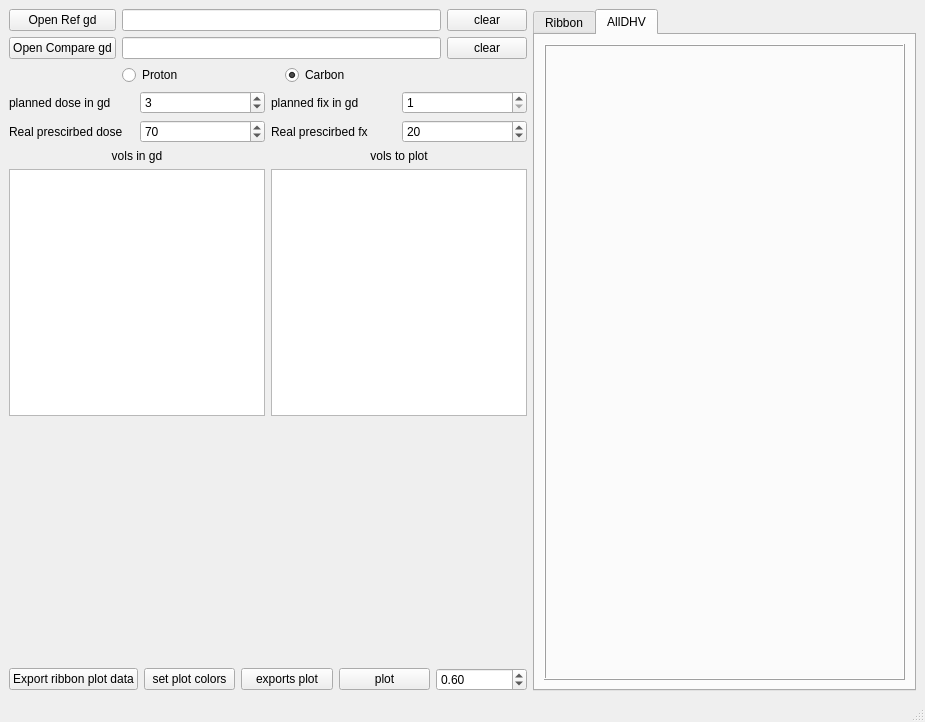
<?xml version="1.0" encoding="UTF-8"?>
<ui version="4.0">
 <class>MainWindow</class>
 <widget class="QMainWindow" name="MainWindow">
  <property name="geometry">
   <rect>
    <x>0</x>
    <y>0</y>
    <width>925</width>
    <height>722</height>
   </rect>
  </property>
  <property name="windowTitle">
   <string>MainWindow</string>
  </property>
  <widget class="QWidget" name="centralwidget">
   <layout class="QHBoxLayout" name="horizontalLayout_5">
    <item>
     <layout class="QVBoxLayout" name="verticalLayout">
      <item>
       <layout class="QGridLayout" name="gridLayout">
        <item row="1" column="0">
         <widget class="QPushButton" name="btn_opengd2">
          <property name="text">
           <string>Open Compare gd</string>
          </property>
         </widget>
        </item>
        <item row="1" column="2">
         <widget class="QPushButton" name="btn_clear2">
          <property name="text">
           <string>clear</string>
          </property>
         </widget>
        </item>
        <item row="1" column="1">
         <widget class="QLineEdit" name="lineEdit_gd2">
          <property name="readOnly">
           <bool>true</bool>
          </property>
         </widget>
        </item>
        <item row="0" column="0">
         <widget class="QPushButton" name="btn_opengd1">
          <property name="text">
           <string>Open Ref gd</string>
          </property>
         </widget>
        </item>
        <item row="0" column="1">
         <widget class="QLineEdit" name="lineEdit_gd1">
          <property name="readOnly">
           <bool>true</bool>
          </property>
         </widget>
        </item>
        <item row="0" column="2">
         <widget class="QPushButton" name="btn_clear1">
          <property name="text">
           <string>clear</string>
          </property>
         </widget>
        </item>
        <item row="2" column="1">
         <layout class="QHBoxLayout" name="horizontalLayout_3">
          <item>
           <widget class="QRadioButton" name="rab_proton">
            <property name="text">
             <string>Proton</string>
            </property>
           </widget>
          </item>
          <item>
           <widget class="QRadioButton" name="rab_carbon">
            <property name="text">
             <string>Carbon</string>
            </property>
            <property name="checked">
             <bool>true</bool>
            </property>
           </widget>
          </item>
         </layout>
        </item>
       </layout>
      </item>
      <item>
       <layout class="QGridLayout" name="gridLayout_2">
        <item row="0" column="3">
         <widget class="QSpinBox" name="spinBox_2">
          <property name="minimum">
           <number>1</number>
          </property>
          <property name="value">
           <number>1</number>
          </property>
         </widget>
        </item>
        <item row="0" column="1">
         <widget class="QSpinBox" name="spinBox_1">
          <property name="minimum">
           <number>1</number>
          </property>
          <property name="value">
           <number>3</number>
          </property>
         </widget>
        </item>
        <item row="0" column="0">
         <widget class="QLabel" name="label">
          <property name="text">
           <string>planned dose in gd</string>
          </property>
         </widget>
        </item>
        <item row="1" column="1">
         <widget class="QSpinBox" name="spinBox_3">
          <property name="minimum">
           <number>1</number>
          </property>
          <property name="value">
           <number>70</number>
          </property>
         </widget>
        </item>
        <item row="1" column="0">
         <widget class="QLabel" name="label_2">
          <property name="text">
           <string>Real prescirbed dose</string>
          </property>
         </widget>
        </item>
        <item row="1" column="2">
         <widget class="QLabel" name="label_4">
          <property name="text">
           <string>Real prescirbed fx</string>
          </property>
         </widget>
        </item>
        <item row="0" column="2">
         <widget class="QLabel" name="label_3">
          <property name="text">
           <string>planned fix in gd</string>
          </property>
         </widget>
        </item>
        <item row="1" column="3">
         <widget class="QSpinBox" name="spinBox_4">
          <property name="minimum">
           <number>1</number>
          </property>
          <property name="value">
           <number>20</number>
          </property>
         </widget>
        </item>
       </layout>
      </item>
      <item>
       <layout class="QGridLayout" name="gridLayout_3">
        <item row="0" column="0">
         <widget class="QLabel" name="label_5">
          <property name="text">
           <string>vols in gd</string>
          </property>
          <property name="alignment">
           <set>Qt::AlignCenter</set>
          </property>
         </widget>
        </item>
        <item row="0" column="1">
         <widget class="QLabel" name="label_6">
          <property name="text">
           <string>vols to plot</string>
          </property>
          <property name="alignment">
           <set>Qt::AlignCenter</set>
          </property>
         </widget>
        </item>
        <item row="1" column="0">
         <widget class="QListView" name="listView_1"/>
        </item>
        <item row="1" column="1">
         <widget class="QListView" name="listView_2"/>
        </item>
        <item row="2" column="0">
         <spacer name="verticalSpacer">
          <property name="orientation">
           <enum>Qt::Vertical</enum>
          </property>
          <property name="sizeHint" stdset="0">
           <size>
            <width>20</width>
            <height>40</height>
           </size>
          </property>
         </spacer>
        </item>
        <item row="2" column="1">
         <spacer name="verticalSpacer_2">
          <property name="orientation">
           <enum>Qt::Vertical</enum>
          </property>
          <property name="sizeHint" stdset="0">
           <size>
            <width>20</width>
            <height>40</height>
           </size>
          </property>
         </spacer>
        </item>
       </layout>
      </item>
      <item>
       <layout class="QHBoxLayout" name="horizontalLayout_4">
        <item>
         <widget class="QPushButton" name="btn_1">
          <property name="text">
           <string>Export ribbon plot data</string>
          </property>
         </widget>
        </item>
        <item>
         <widget class="QPushButton" name="btn_2">
          <property name="text">
           <string>set plot colors</string>
          </property>
         </widget>
        </item>
        <item>
         <widget class="QPushButton" name="btn_3">
          <property name="text">
           <string>exports plot</string>
          </property>
         </widget>
        </item>
        <item>
         <widget class="QPushButton" name="btn_plot">
          <property name="text">
           <string>plot</string>
          </property>
         </widget>
        </item>
        <item>
         <widget class="QDoubleSpinBox" name="doubleSpinBox">
          <property name="maximum">
           <double>1.000000000000000</double>
          </property>
          <property name="singleStep">
           <double>0.050000000000000</double>
          </property>
          <property name="value">
           <double>0.600000000000000</double>
          </property>
         </widget>
        </item>
       </layout>
      </item>
     </layout>
    </item>
    <item>
     <widget class="QTabWidget" name="tabWidget">
      <property name="currentIndex">
       <number>1</number>
      </property>
      <widget class="QWidget" name="tab">
       <attribute name="title">
        <string>Ribbon</string>
       </attribute>
       <layout class="QHBoxLayout" name="horizontalLayout">
        <item>
         <widget class="QFrame" name="frame">
          <property name="frameShape">
           <enum>QFrame::Box</enum>
          </property>
          <property name="frameShadow">
           <enum>QFrame::Raised</enum>
          </property>
         </widget>
        </item>
       </layout>
      </widget>
      <widget class="QWidget" name="tab_2">
       <attribute name="title">
        <string>AllDHV</string>
       </attribute>
       <layout class="QHBoxLayout" name="horizontalLayout_2">
        <item>
         <widget class="QFrame" name="frame_2">
          <property name="frameShape">
           <enum>QFrame::Box</enum>
          </property>
          <property name="frameShadow">
           <enum>QFrame::Raised</enum>
          </property>
         </widget>
        </item>
       </layout>
      </widget>
     </widget>
    </item>
   </layout>
  </widget>
  <widget class="QMenuBar" name="menubar">
   <property name="geometry">
    <rect>
     <x>0</x>
     <y>0</y>
     <width>925</width>
     <height>26</height>
    </rect>
   </property>
  </widget>
  <widget class="QStatusBar" name="statusbar"/>
 </widget>
 <resources/>
 <connections/>
</ui>
